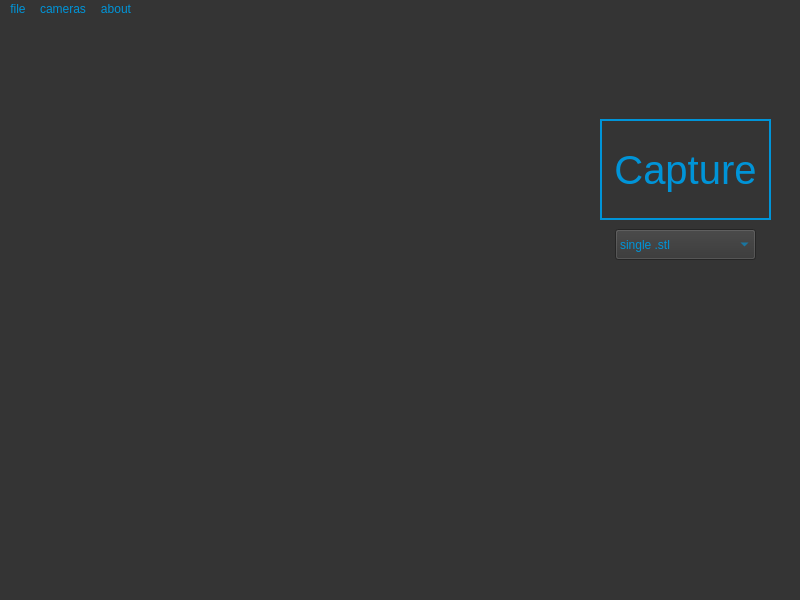
<?xml version="1.0" encoding="UTF-8"?>
<ui version="4.0">
 <class>MainWindow</class>
 <widget class="QMainWindow" name="MainWindow">
  <property name="geometry">
   <rect>
    <x>0</x>
    <y>0</y>
    <width>800</width>
    <height>600</height>
   </rect>
  </property>
  <property name="palette">
   <palette>
    <active>
     <colorrole role="WindowText">
      <brush brushstyle="SolidPattern">
       <color alpha="255">
        <red>0</red>
        <green>148</green>
        <blue>216</blue>
       </color>
      </brush>
     </colorrole>
     <colorrole role="Button">
      <brush brushstyle="SolidPattern">
       <color alpha="255">
        <red>52</red>
        <green>52</green>
        <blue>52</blue>
       </color>
      </brush>
     </colorrole>
     <colorrole role="Text">
      <brush brushstyle="SolidPattern">
       <color alpha="255">
        <red>0</red>
        <green>148</green>
        <blue>216</blue>
       </color>
      </brush>
     </colorrole>
     <colorrole role="ButtonText">
      <brush brushstyle="SolidPattern">
       <color alpha="255">
        <red>0</red>
        <green>148</green>
        <blue>216</blue>
       </color>
      </brush>
     </colorrole>
     <colorrole role="Base">
      <brush brushstyle="SolidPattern">
       <color alpha="255">
        <red>52</red>
        <green>52</green>
        <blue>52</blue>
       </color>
      </brush>
     </colorrole>
     <colorrole role="Window">
      <brush brushstyle="SolidPattern">
       <color alpha="255">
        <red>52</red>
        <green>52</green>
        <blue>52</blue>
       </color>
      </brush>
     </colorrole>
     <colorrole role="PlaceholderText">
      <brush brushstyle="NoBrush">
       <color alpha="128">
        <red>0</red>
        <green>148</green>
        <blue>216</blue>
       </color>
      </brush>
     </colorrole>
    </active>
    <inactive>
     <colorrole role="WindowText">
      <brush brushstyle="SolidPattern">
       <color alpha="255">
        <red>0</red>
        <green>148</green>
        <blue>216</blue>
       </color>
      </brush>
     </colorrole>
     <colorrole role="Button">
      <brush brushstyle="SolidPattern">
       <color alpha="255">
        <red>52</red>
        <green>52</green>
        <blue>52</blue>
       </color>
      </brush>
     </colorrole>
     <colorrole role="Text">
      <brush brushstyle="SolidPattern">
       <color alpha="255">
        <red>0</red>
        <green>148</green>
        <blue>216</blue>
       </color>
      </brush>
     </colorrole>
     <colorrole role="ButtonText">
      <brush brushstyle="SolidPattern">
       <color alpha="255">
        <red>0</red>
        <green>148</green>
        <blue>216</blue>
       </color>
      </brush>
     </colorrole>
     <colorrole role="Base">
      <brush brushstyle="SolidPattern">
       <color alpha="255">
        <red>52</red>
        <green>52</green>
        <blue>52</blue>
       </color>
      </brush>
     </colorrole>
     <colorrole role="Window">
      <brush brushstyle="SolidPattern">
       <color alpha="255">
        <red>52</red>
        <green>52</green>
        <blue>52</blue>
       </color>
      </brush>
     </colorrole>
     <colorrole role="PlaceholderText">
      <brush brushstyle="NoBrush">
       <color alpha="128">
        <red>0</red>
        <green>148</green>
        <blue>216</blue>
       </color>
      </brush>
     </colorrole>
    </inactive>
    <disabled>
     <colorrole role="WindowText">
      <brush brushstyle="SolidPattern">
       <color alpha="255">
        <red>0</red>
        <green>148</green>
        <blue>216</blue>
       </color>
      </brush>
     </colorrole>
     <colorrole role="Button">
      <brush brushstyle="SolidPattern">
       <color alpha="255">
        <red>52</red>
        <green>52</green>
        <blue>52</blue>
       </color>
      </brush>
     </colorrole>
     <colorrole role="Text">
      <brush brushstyle="SolidPattern">
       <color alpha="255">
        <red>0</red>
        <green>148</green>
        <blue>216</blue>
       </color>
      </brush>
     </colorrole>
     <colorrole role="ButtonText">
      <brush brushstyle="SolidPattern">
       <color alpha="255">
        <red>0</red>
        <green>148</green>
        <blue>216</blue>
       </color>
      </brush>
     </colorrole>
     <colorrole role="Base">
      <brush brushstyle="SolidPattern">
       <color alpha="255">
        <red>52</red>
        <green>52</green>
        <blue>52</blue>
       </color>
      </brush>
     </colorrole>
     <colorrole role="Window">
      <brush brushstyle="SolidPattern">
       <color alpha="255">
        <red>52</red>
        <green>52</green>
        <blue>52</blue>
       </color>
      </brush>
     </colorrole>
     <colorrole role="PlaceholderText">
      <brush brushstyle="NoBrush">
       <color alpha="128">
        <red>0</red>
        <green>148</green>
        <blue>216</blue>
       </color>
      </brush>
     </colorrole>
    </disabled>
   </palette>
  </property>
  <property name="windowTitle">
   <string>MainWindow</string>
  </property>
  <property name="styleSheet">
   <string notr="true">background-color:rgb(52, 52, 52);
color:rgb(0, 148, 216);
font-family: &quot;Agency FB&quot;;

</string>
  </property>
  <widget class="QWidget" name="centralwidget">
   <widget class="QPushButton" name="pushButton">
    <property name="geometry">
     <rect>
      <x>600</x>
      <y>100</y>
      <width>171</width>
      <height>101</height>
     </rect>
    </property>
    <property name="styleSheet">
     <string notr="true">border: 2px solid rgb(0, 148, 216);
padding: 14px 28px;
font-size: 40px;
padding: 5px;
align-self: center;</string>
    </property>
    <property name="text">
     <string>Capture</string>
    </property>
   </widget>
   <widget class="QComboBox" name="comboBox">
    <property name="geometry">
     <rect>
      <x>615</x>
      <y>210</y>
      <width>141</width>
      <height>31</height>
     </rect>
    </property>
    <property name="styleSheet">
     <string notr="true"/>
    </property>
    <item>
     <property name="text">
      <string>single .stl</string>
     </property>
    </item>
    <item>
     <property name="text">
      <string>single .pcd</string>
     </property>
    </item>
    <item>
     <property name="text">
      <string>single .ply</string>
     </property>
    </item>
    <item>
     <property name="text">
      <string>multiple .stl</string>
     </property>
    </item>
    <item>
     <property name="text">
      <string>multiple .pcd</string>
     </property>
    </item>
    <item>
     <property name="text">
      <string>multiple .ply</string>
     </property>
    </item>
   </widget>
  </widget>
  <widget class="QMenuBar" name="menubar">
   <property name="geometry">
    <rect>
     <x>0</x>
     <y>0</y>
     <width>800</width>
     <height>20</height>
    </rect>
   </property>
   <property name="palette">
    <palette>
     <active>
      <colorrole role="WindowText">
       <brush brushstyle="SolidPattern">
        <color alpha="255">
         <red>0</red>
         <green>148</green>
         <blue>216</blue>
        </color>
       </brush>
      </colorrole>
      <colorrole role="Button">
       <brush brushstyle="SolidPattern">
        <color alpha="255">
         <red>52</red>
         <green>52</green>
         <blue>52</blue>
        </color>
       </brush>
      </colorrole>
      <colorrole role="Text">
       <brush brushstyle="SolidPattern">
        <color alpha="255">
         <red>0</red>
         <green>148</green>
         <blue>216</blue>
        </color>
       </brush>
      </colorrole>
      <colorrole role="ButtonText">
       <brush brushstyle="SolidPattern">
        <color alpha="255">
         <red>0</red>
         <green>148</green>
         <blue>216</blue>
        </color>
       </brush>
      </colorrole>
      <colorrole role="Base">
       <brush brushstyle="SolidPattern">
        <color alpha="255">
         <red>52</red>
         <green>52</green>
         <blue>52</blue>
        </color>
       </brush>
      </colorrole>
      <colorrole role="Window">
       <brush brushstyle="SolidPattern">
        <color alpha="255">
         <red>52</red>
         <green>52</green>
         <blue>52</blue>
        </color>
       </brush>
      </colorrole>
      <colorrole role="PlaceholderText">
       <brush brushstyle="NoBrush">
        <color alpha="128">
         <red>0</red>
         <green>148</green>
         <blue>216</blue>
        </color>
       </brush>
      </colorrole>
     </active>
     <inactive>
      <colorrole role="WindowText">
       <brush brushstyle="SolidPattern">
        <color alpha="255">
         <red>0</red>
         <green>148</green>
         <blue>216</blue>
        </color>
       </brush>
      </colorrole>
      <colorrole role="Button">
       <brush brushstyle="SolidPattern">
        <color alpha="255">
         <red>52</red>
         <green>52</green>
         <blue>52</blue>
        </color>
       </brush>
      </colorrole>
      <colorrole role="Text">
       <brush brushstyle="SolidPattern">
        <color alpha="255">
         <red>0</red>
         <green>148</green>
         <blue>216</blue>
        </color>
       </brush>
      </colorrole>
      <colorrole role="ButtonText">
       <brush brushstyle="SolidPattern">
        <color alpha="255">
         <red>0</red>
         <green>148</green>
         <blue>216</blue>
        </color>
       </brush>
      </colorrole>
      <colorrole role="Base">
       <brush brushstyle="SolidPattern">
        <color alpha="255">
         <red>52</red>
         <green>52</green>
         <blue>52</blue>
        </color>
       </brush>
      </colorrole>
      <colorrole role="Window">
       <brush brushstyle="SolidPattern">
        <color alpha="255">
         <red>52</red>
         <green>52</green>
         <blue>52</blue>
        </color>
       </brush>
      </colorrole>
      <colorrole role="PlaceholderText">
       <brush brushstyle="NoBrush">
        <color alpha="128">
         <red>0</red>
         <green>148</green>
         <blue>216</blue>
        </color>
       </brush>
      </colorrole>
     </inactive>
     <disabled>
      <colorrole role="WindowText">
       <brush brushstyle="SolidPattern">
        <color alpha="255">
         <red>0</red>
         <green>148</green>
         <blue>216</blue>
        </color>
       </brush>
      </colorrole>
      <colorrole role="Button">
       <brush brushstyle="SolidPattern">
        <color alpha="255">
         <red>52</red>
         <green>52</green>
         <blue>52</blue>
        </color>
       </brush>
      </colorrole>
      <colorrole role="Text">
       <brush brushstyle="SolidPattern">
        <color alpha="255">
         <red>0</red>
         <green>148</green>
         <blue>216</blue>
        </color>
       </brush>
      </colorrole>
      <colorrole role="ButtonText">
       <brush brushstyle="SolidPattern">
        <color alpha="255">
         <red>0</red>
         <green>148</green>
         <blue>216</blue>
        </color>
       </brush>
      </colorrole>
      <colorrole role="Base">
       <brush brushstyle="SolidPattern">
        <color alpha="255">
         <red>52</red>
         <green>52</green>
         <blue>52</blue>
        </color>
       </brush>
      </colorrole>
      <colorrole role="Window">
       <brush brushstyle="SolidPattern">
        <color alpha="255">
         <red>52</red>
         <green>52</green>
         <blue>52</blue>
        </color>
       </brush>
      </colorrole>
      <colorrole role="PlaceholderText">
       <brush brushstyle="NoBrush">
        <color alpha="128">
         <red>0</red>
         <green>148</green>
         <blue>216</blue>
        </color>
       </brush>
      </colorrole>
     </disabled>
    </palette>
   </property>
   <property name="styleSheet">
    <string notr="true"/>
   </property>
   <widget class="QMenu" name="menufile">
    <property name="palette">
     <palette>
      <active>
       <colorrole role="WindowText">
        <brush brushstyle="SolidPattern">
         <color alpha="255">
          <red>0</red>
          <green>148</green>
          <blue>216</blue>
         </color>
        </brush>
       </colorrole>
       <colorrole role="Button">
        <brush brushstyle="SolidPattern">
         <color alpha="255">
          <red>52</red>
          <green>52</green>
          <blue>52</blue>
         </color>
        </brush>
       </colorrole>
       <colorrole role="Text">
        <brush brushstyle="SolidPattern">
         <color alpha="255">
          <red>0</red>
          <green>148</green>
          <blue>216</blue>
         </color>
        </brush>
       </colorrole>
       <colorrole role="ButtonText">
        <brush brushstyle="SolidPattern">
         <color alpha="255">
          <red>0</red>
          <green>148</green>
          <blue>216</blue>
         </color>
        </brush>
       </colorrole>
       <colorrole role="Base">
        <brush brushstyle="SolidPattern">
         <color alpha="255">
          <red>52</red>
          <green>52</green>
          <blue>52</blue>
         </color>
        </brush>
       </colorrole>
       <colorrole role="Window">
        <brush brushstyle="SolidPattern">
         <color alpha="255">
          <red>52</red>
          <green>52</green>
          <blue>52</blue>
         </color>
        </brush>
       </colorrole>
       <colorrole role="PlaceholderText">
        <brush brushstyle="NoBrush">
         <color alpha="128">
          <red>0</red>
          <green>148</green>
          <blue>216</blue>
         </color>
        </brush>
       </colorrole>
      </active>
      <inactive>
       <colorrole role="WindowText">
        <brush brushstyle="SolidPattern">
         <color alpha="255">
          <red>0</red>
          <green>148</green>
          <blue>216</blue>
         </color>
        </brush>
       </colorrole>
       <colorrole role="Button">
        <brush brushstyle="SolidPattern">
         <color alpha="255">
          <red>52</red>
          <green>52</green>
          <blue>52</blue>
         </color>
        </brush>
       </colorrole>
       <colorrole role="Text">
        <brush brushstyle="SolidPattern">
         <color alpha="255">
          <red>0</red>
          <green>148</green>
          <blue>216</blue>
         </color>
        </brush>
       </colorrole>
       <colorrole role="ButtonText">
        <brush brushstyle="SolidPattern">
         <color alpha="255">
          <red>0</red>
          <green>148</green>
          <blue>216</blue>
         </color>
        </brush>
       </colorrole>
       <colorrole role="Base">
        <brush brushstyle="SolidPattern">
         <color alpha="255">
          <red>52</red>
          <green>52</green>
          <blue>52</blue>
         </color>
        </brush>
       </colorrole>
       <colorrole role="Window">
        <brush brushstyle="SolidPattern">
         <color alpha="255">
          <red>52</red>
          <green>52</green>
          <blue>52</blue>
         </color>
        </brush>
       </colorrole>
       <colorrole role="PlaceholderText">
        <brush brushstyle="NoBrush">
         <color alpha="128">
          <red>0</red>
          <green>148</green>
          <blue>216</blue>
         </color>
        </brush>
       </colorrole>
      </inactive>
      <disabled>
       <colorrole role="WindowText">
        <brush brushstyle="SolidPattern">
         <color alpha="255">
          <red>0</red>
          <green>148</green>
          <blue>216</blue>
         </color>
        </brush>
       </colorrole>
       <colorrole role="Button">
        <brush brushstyle="SolidPattern">
         <color alpha="255">
          <red>52</red>
          <green>52</green>
          <blue>52</blue>
         </color>
        </brush>
       </colorrole>
       <colorrole role="Text">
        <brush brushstyle="SolidPattern">
         <color alpha="255">
          <red>0</red>
          <green>148</green>
          <blue>216</blue>
         </color>
        </brush>
       </colorrole>
       <colorrole role="ButtonText">
        <brush brushstyle="SolidPattern">
         <color alpha="255">
          <red>0</red>
          <green>148</green>
          <blue>216</blue>
         </color>
        </brush>
       </colorrole>
       <colorrole role="Base">
        <brush brushstyle="SolidPattern">
         <color alpha="255">
          <red>52</red>
          <green>52</green>
          <blue>52</blue>
         </color>
        </brush>
       </colorrole>
       <colorrole role="Window">
        <brush brushstyle="SolidPattern">
         <color alpha="255">
          <red>52</red>
          <green>52</green>
          <blue>52</blue>
         </color>
        </brush>
       </colorrole>
       <colorrole role="PlaceholderText">
        <brush brushstyle="NoBrush">
         <color alpha="128">
          <red>0</red>
          <green>148</green>
          <blue>216</blue>
         </color>
        </brush>
       </colorrole>
      </disabled>
     </palette>
    </property>
    <property name="styleSheet">
     <string notr="true">font-color:rgb(255, 255, 255)</string>
    </property>
    <property name="title">
     <string>file</string>
    </property>
    <addaction name="actionload_configurations"/>
    <addaction name="actionupdate_configurations"/>
    <addaction name="actionnew_confuigurations"/>
   </widget>
   <widget class="QMenu" name="menucameras">
    <property name="title">
     <string>cameras</string>
    </property>
    <addaction name="actionview_123456"/>
   </widget>
   <widget class="QMenu" name="menuabout">
    <property name="title">
     <string>about</string>
    </property>
   </widget>
   <addaction name="menufile"/>
   <addaction name="menucameras"/>
   <addaction name="menuabout"/>
  </widget>
  <widget class="QStatusBar" name="statusbar"/>
  <action name="actionload_configurations">
   <property name="text">
    <string>load configurations</string>
   </property>
  </action>
  <action name="actionupdate_configurations">
   <property name="text">
    <string>update configurations</string>
   </property>
  </action>
  <action name="actionnew_confuigurations">
   <property name="text">
    <string>new confuigurations</string>
   </property>
  </action>
  <action name="actionview_123456">
   <property name="text">
    <string>view 123456</string>
   </property>
  </action>
 </widget>
 <resources/>
 <connections/>
</ui>
